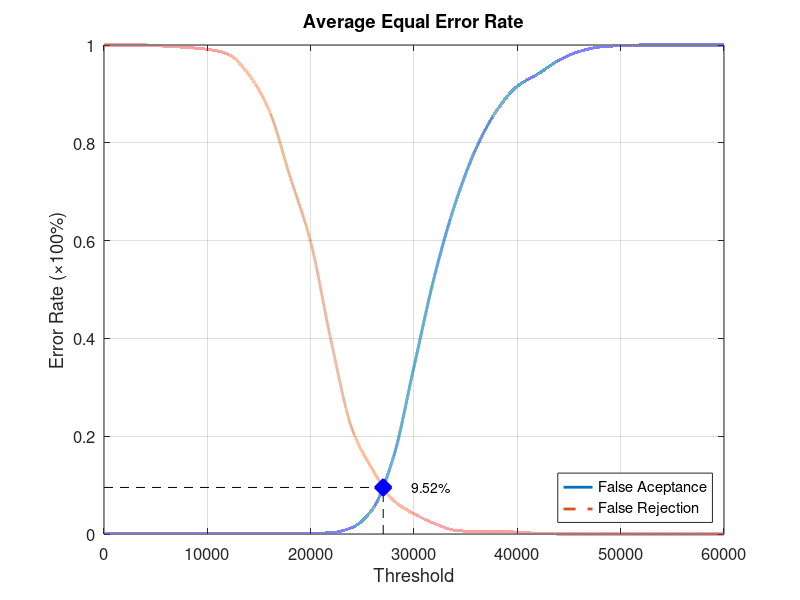
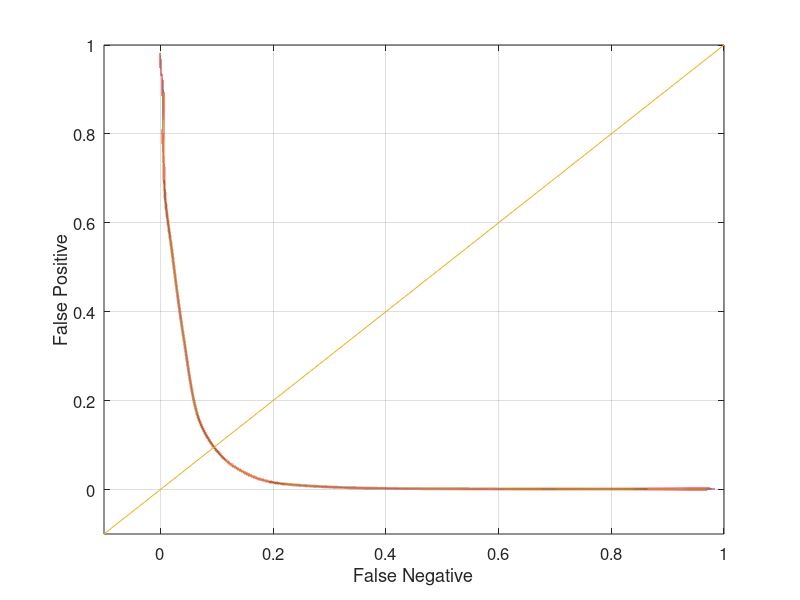

The MATLAB script that drew these images, in order:
function yEER = Experiment2Average
close all;
clear;
clc;
x = 0:2000:60000;
xq = 0:0.5:60000;

y0 = [0 0.00131579 0.00131579 0.00131579 0.00131579 0.00131579 0.00131579 0.00131579 0.00131579 0.00131579 0.00131579 0.00263158 0.0131579 0.0513158 0.156579 0.342105 0.528947 0.676316 0.788158 0.865789 0.915789 0.94079 0.968421 0.986842 0.996053 0.998684 1 1 1 1 1];
yy0 = interp1(x, y0, xq, 'pchip');
y1 = [1 1 1 0.9975 0.995 0.99125 0.98125 0.94 0.865 0.73125 0.5975 0.3925 0.215 0.13125 0.06875 0.04125 0.02125 0.0075 0.005 0.005 0.00375 0.00125 0 0 0 0 0 0 0 0 0];
yy1 = interp1(x, y1, xq, 'pchip');

% Calculating EER: 
y2 = abs(y0 - y1);
find(y2 == min(y2))
yy2 = abs(yy0 - yy1);
xEER = find(yy2 == min(yy2));
xEERIndex = xq(xEER) % X-axis EER
yEER = yy0(xEER) % Y-axis EER

main = figure
plot(xq, yy0,'-','LineWidth', 2);	hold on
plot(xq, yy1,'--','LineWidth', 2);	hold on
plot([xEERIndex xEERIndex], [0 yEER], 'k--');	hold on
plot([0 xEERIndex], [yEER yEER], 'k--');	hold on
plot(xEERIndex, yEER, 'bx', 'LineWidth', 10);	hold on
text(xEERIndex + 10 * xEERIndex / 100, yEER, [num2str(round((10000 * yEER)) / 100) '%'])
legend('False Aceptance', 'False Rejection', 'Location', 'SouthEast')
xlabel('Threshold')
ylabel('Error Rate (\times100%)')
title('Average Equal Error Rate')
set(gca, 'FontSize', 12)
axis([0 60000 0 1])
grid on

print(main, 'Experiment2AverageMain', '-dpng');
FNRxFPR = figure('Color', [1 1 1]);
plot(yy1, yy0, '-', yy1, yy0, 'LineWidth', 2);
hold on
y = -0.1:0.1:1
plot(y, y); 
set(gca, 'FontSize', 12)
xlabel('False Negative')
ylabel('False Positive')
axis([-0.1 1 -0.1 1])
set(gca, 'FontSize', 12)
grid on

print(FNRxFPR, 'Experiment2AverageFNRxFPR','-dpng');
end
